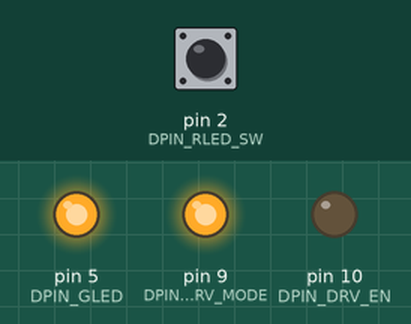
Simulated run of this sketch. Board: Arduino Uno, built with avr-gcc and run on an emulated ATmega328P. Parts: output pins drawn as LEDs (lit = HIGH). The test bench sets the inputs (shaded band); at power-on: pin 2 (DPIN_RLED_SW) LOW.

Above: at 1.2 s.
1.3 s: pin 2 (DPIN_RLED_SW) pulled HIGH for 0.15 s
At 1.37 s:
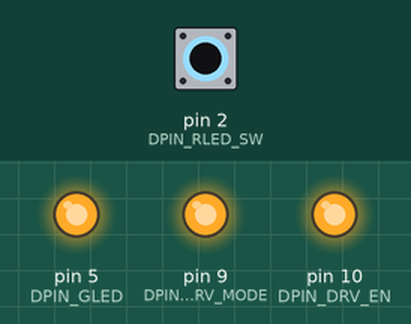
2.9 s: pin 2 (DPIN_RLED_SW) pulled HIGH for 3.2 s
At 7.0 s:
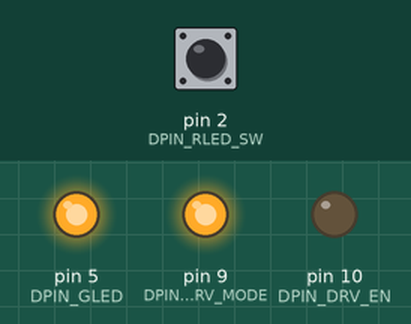
Timing chart, 0 to 8.5 s (numbered marks = the images above; inputs shaded):
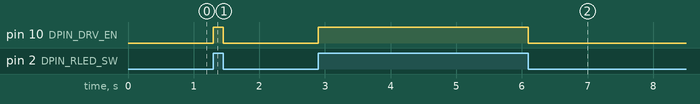

The sketch:

hexbright_demo_momentary.ino
```cpp
/*
  Hexbright demo firmware: Momentary
  Andrew Magill  9/2012

  Light turns on when the button is down.  That's it.
*/

// Pin assignments
#define DPIN_RLED_SW            2
#define DPIN_GLED               5
#define DPIN_PWR                8
#define DPIN_DRV_MODE           9
#define DPIN_DRV_EN             10


void setup()
{
  // If we leave the regulator's enable pin as high-impedance,
  // the regulator will power down the board about a half
  // second after release of the button.
  pinMode(DPIN_PWR,      INPUT);
  digitalWrite(DPIN_PWR, LOW);

  // Initialize GPIO
  pinMode(DPIN_RLED_SW,  INPUT);
  pinMode(DPIN_GLED,     OUTPUT);
  pinMode(DPIN_DRV_MODE, OUTPUT);
  pinMode(DPIN_DRV_EN,   OUTPUT);
  digitalWrite(DPIN_DRV_MODE, HIGH);
  digitalWrite(DPIN_DRV_EN,   LOW);
  digitalWrite(DPIN_GLED, HIGH);
}

void loop()
{
  if (digitalRead(DPIN_RLED_SW))
    digitalWrite(DPIN_DRV_EN, HIGH);
  else
    digitalWrite(DPIN_DRV_EN, LOW);
}
```

Measured:
- after the input at 1.3 s, pin 10 (DPIN_DRV_EN): LOW → HIGH at once, → LOW 0.15 s later
- after the input at 2.9 s, pin 10 (DPIN_DRV_EN): LOW → HIGH at once, → LOW 3.2 s later
